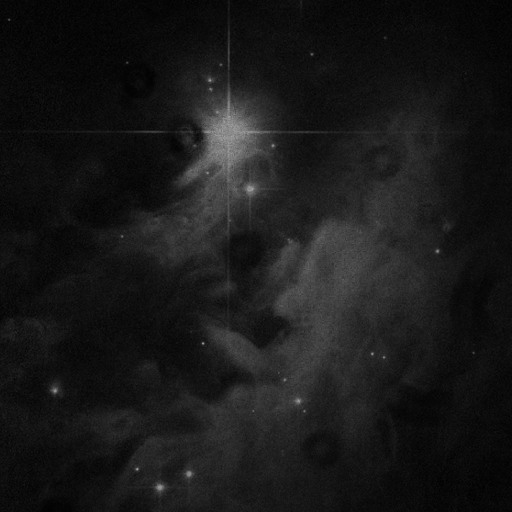
#> input picture img_processing/matlab/testimages/disturbed_potw1144a.png, 512 x 512 px
$ python image_enhancement.py
#> lines starting #> are read from the running program, lines starting #| are printed output that depends on the picture
import numpy as np
import pylab as pyl
from PIL import Image

# helper functions
def imageToNumpy(im):
    return np.array(im)

def numpyToImage(im):
    return Image.fromarray(im)

def saveImg(im, name):
    im.save(name)

# returns np array
def readImageFromPath(path):
#> called with path = 'testimages/disturbed_potw1144a.png'
    return imageToNumpy(Image.open(path))
#> in imageToNumpy, returned value is the input picture: shape (512, 512); min 0, max 161, mean 24.4
#> call 2 of readImageFromPath, with path = 'testimages/flatfieldimage.png'
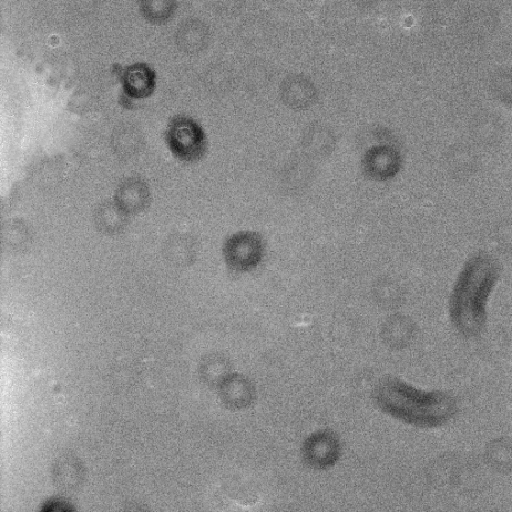
#> input picture img_processing/matlab/testimages/flatfieldimage.png, 512 x 512 px
#> in imageToNumpy, returned value is the input picture: shape (512, 512); min 13, max 240, mean 140.6

def normalize(numpy_array):
    low, high = numpy_array.min(), numpy_array.max()
#> low = 13; high = 240
    func = lambda X: (X - low) / float(high - low)
    return func(numpy_array)

def correctDistortion():
    imgOne = readImageFromPath("testimages/disturbed_potw1144a.png")
    imgTwo = readImageFromPath("testimages/flatfieldimage.png")

    imgTwo = normalize(imgTwo)

    # correct the distortion
    img = imgOne / imgTwo
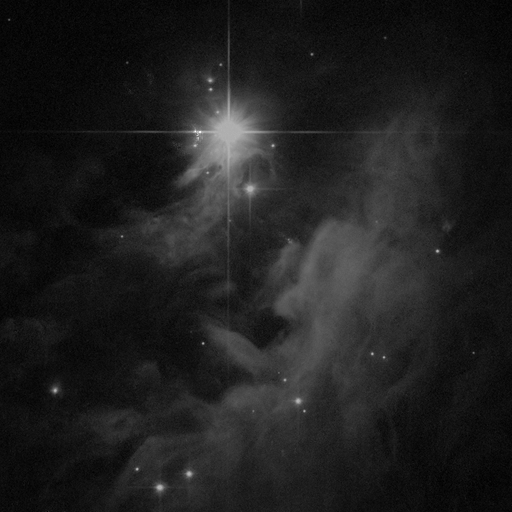
#> img: shape (512, 512) float64; 0% of the values are NaN or infinite; the others: min 0, max 359.4, mean 44.09; drawn with min black, max white, NaN and infinite black

    # convert back to image object
    img = numpyToImage(img)

    # save before showing
    img.show()
    saveImg(img , "disturbed_potw1144a_fix.png")

correctDistortion()
